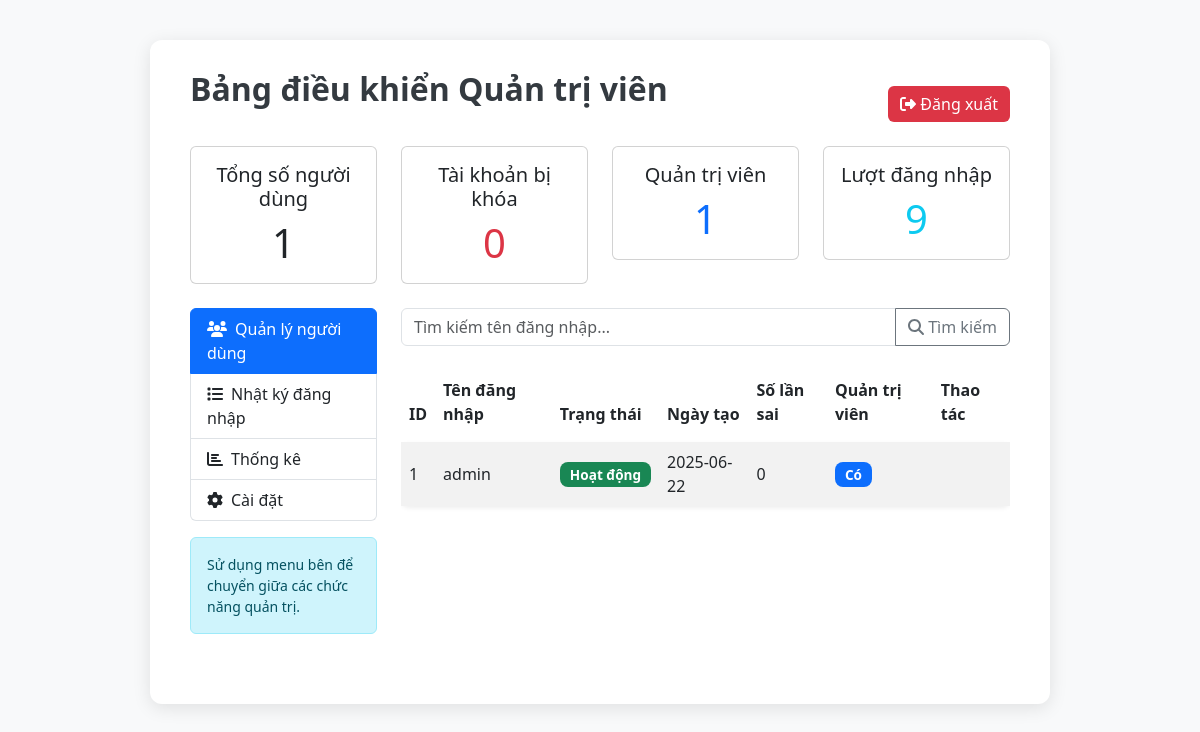
The page /admin (signed in) on the database its author committed.
### app.py (models this page shows)
class User(db.Model):
    id = db.Column(db.Integer, primary_key=True)
    username = db.Column(db.String(50), unique=True, nullable=False)
    salt = db.Column(db.String(64), nullable=False)
    encrypted_password = db.Column(db.Text, nullable=False)
    fail_attempts = db.Column(db.Integer, default=0)
    is_locked = db.Column(db.Boolean, default=False)
    is_admin = db.Column(db.Boolean, default=False)
    created_at = db.Column(db.DateTime, default=datetime.utcnow)

### app.py (the view)
@app.route('/admin')
@admin_required
def admin_dashboard():
    search = request.args.get('search', '').strip()
    query = User.query
    if search:
        query = query.filter(User.username.ilike(f"%{search}%"))
    users = query.all()
    total_users = User.query.count()
    locked_users = User.query.filter_by(is_locked=True).count()
    admin_count = User.query.filter_by(is_admin=True).count()
    total_logs = LoginLog.query.count()
    return render_template('admin/dashboard.html', users=users, total_users=total_users, locked_users=locked_users, admin_count=admin_count, total_logs=total_logs)

### app.py (called while the page is built)
def admin_required(f):
    @wraps(f)
    def decorated(*args, **kwargs):
        if 'username' not in session:
            flash('Vui lòng đăng nhập.', 'danger')
            return redirect(url_for('login'))
        user = User.query.filter_by(username=session['username']).first()
        if not user or not user.is_admin:
            flash('Yêu cầu truy cập quản trị.', 'danger')
            return redirect(url_for('index'))
        return f(*args, **kwargs)
    return decorated

### templates/admin/dashboard.html (shortened to what this page needs)
<!DOCTYPE html>
<html lang="en">
<head>
  <link href="https://cdn.jsdelivr.net/npm/bootstrap@5.3.0-alpha1/dist/css/bootstrap.min.css" rel="stylesheet" />
</head>
<body>
  <div class="container">
    <div class="d-flex justify-content-between align-items-center mb-2">
      <h2>Bảng điều khiển Quản trị viên</h2>
      <a href="{{ url_for('logout') }}" class="btn btn-danger"><i class="fas fa-sign-out-alt"></i> Đăng xuất</a>
    </div>
    <div class="row mb-4">
      <div class="col-md-3">
        <div class="card text-center">
          <div class="card-body">
            <h5 class="card-title">Tổng số người dùng</h5>
            <p class="card-text display-6">{{ total_users }}</p>
          </div>
        </div>
      </div>
      <div class="col-md-3">
        <div class="card text-center">
          <div class="card-body">
            <h5 class="card-title">Tài khoản bị khóa</h5>
            <p class="card-text display-6 text-danger">{{ locked_users }}</p>
          </div>
        </div>
      </div>
      <div class="col-md-3">
        <div class="card text-center">
          <div class="card-body">
            <h5 class="card-title">Quản trị viên</h5>
            <p class="card-text display-6 text-primary">{{ admin_count }}</p>
          </div>
        </div>
      </div>
      <div class="col-md-3">
        <div class="card text-center">
          <div class="card-body">
            <h5 class="card-title">Lượt đăng nhập</h5>
            <p class="card-text display-6 text-info">{{ total_logs }}</p>
          </div>
        </div>
      </div>
    </div>
    <div class="row">
      <div class="col-md-3 mb-4">
        <div class="list-group mb-3">
          <a href="#" class="list-group-item list-group-item-action active"><i class="fas fa-users me-2"></i>Quản lý người dùng</a>
          <a href="{{ url_for('admin_logs') }}" class="list-group-item list-group-item-action"><i class="fas fa-list me-2"></i>Nhật ký đăng nhập</a>
          <a href="{{ url_for('admin_statistics') }}" class="list-group-item list-group-item-action"><i class="fas fa-chart-bar me-2"></i>Thống kê</a>
          <a href="{{ url_for('admin_settings') }}" class="list-group-item list-group-item-action"><i class="fas fa-cog me-2"></i>Cài đặt</a>
        </div>
        <div class="alert alert-info small">Sử dụng menu bên để chuyển giữa các chức năng quản trị.</div>
      </div>
      <div class="col-md-9">
        <form method="get" class="mb-3">
          <div class="input-group">
            <input type="text" class="form-control" name="search" placeholder="Tìm kiếm tên đăng nhập..." value="{{ request.args.get('search', '') }}">
            <button class="btn btn-outline-secondary" type="submit"><i class="fas fa-search"></i> Tìm kiếm</button>
          </div>
        </form>
        <div class="table-responsive">
          <table class="table table-striped align-middle">
            <thead>
              <tr>
                <th>ID</th>
                <th>Tên đăng nhập</th>
                <th>Trạng thái</th>
                <th>Ngày tạo</th>
                <th>Số lần sai</th>
                <th>Quản trị viên</th>
                <th>Thao tác</th>
              </tr>
            </thead>
            <tbody>
              {% for user in users %}
              <tr>
                <td>{{ user.id }}</td>
                <td>{{ user.username }}</td>
                <td>
                  {% if user.is_locked %}
                  <span class="badge bg-danger">Bị khóa</span>
                  {% else %}
                  <span class="badge bg-success">Hoạt động</span>
                  {% endif %}
                </td>
                <td>{{ user.created_at.strftime('%Y-%m-%d') }}</td>
                <td>{{ user.fail_attempts }}</td>
                <td>
                  {% if user.is_admin %}
                  <span class="badge bg-primary">Có</span>
                  {% else %}
                  <span class="badge bg-secondary">Không</span>
                  {% endif %}
                </td>
                <td>
                </td>
              </tr>
              {% endfor %}
            </tbody>
          </table>
        </div>
      </div>
    </div>
  </div>
</body>
</html>

### templates/admin/dashboard.html (style rules this page uses)
body { background-color: #f8f9fa; padding: 40px 20px; font-family: 'Segoe UI', Tahoma, Geneva, Verdana, sans-serif; }
.container { max-width: 900px; background: white; padding: 30px 40px; border-radius: 12px; box-shadow: 0 4px 18px rgba(0, 0, 0, 0.1); }
h2 { font-weight: 700; margin-bottom: 30px; color: #343a40; text-align: center; }
table { border-collapse: separate; border-spacing: 0 8px; }
thead tr { background-color: #343a40; color: white; border-radius: 12px; }
thead th { padding: 12px 15px; border: none; }
tbody tr { background-color: #fff; box-shadow: 0 2px 5px rgba(0, 0, 0, 0.07); transition: background-color 0.3s ease; border-radius: 8px; }
tbody td { vertical-align: middle; padding: 12px 15px; border: none; }
.badge { font-weight: 600; font-size: 0.85rem; padding: 6px 10px; border-radius: 8px; }
.btn-danger { background-color: #dc3545; border: none; }

### rows shown on the page
User: id "1", username "admin", is_locked "Hoạt động", created_at "2025-06-22", fail_attempts "0", is_admin "Có"

### other values the page prints
{{ total_users }} "1"
{{ locked_users }} "0"
{{ admin_count }} "1"
{{ total_logs }} "9"
